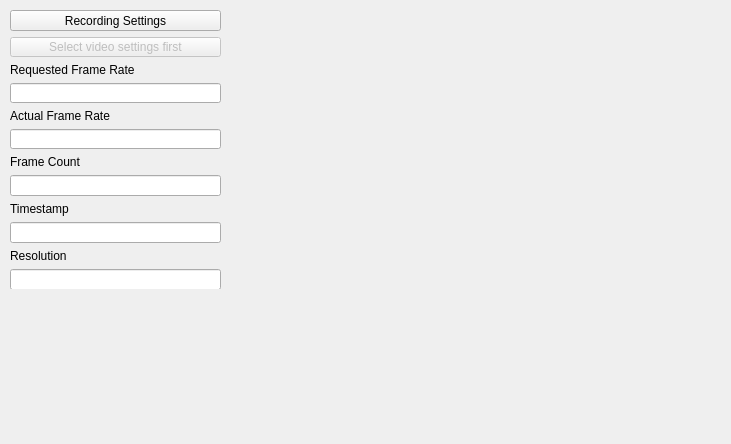
<?xml version="1.0" encoding="UTF-8"?>
<ui version="4.0">
 <class>videoPanel</class>
 <widget class="QWidget" name="videoPanel">
  <property name="geometry">
   <rect>
    <x>0</x>
    <y>0</y>
    <width>731</width>
    <height>444</height>
   </rect>
  </property>
  <property name="windowTitle">
   <string>Form</string>
  </property>
  <widget class="QCameraViewfinder" name="viewFinder" native="true">
   <property name="enabled">
    <bool>true</bool>
   </property>
   <property name="geometry">
    <rect>
     <x>230</x>
     <y>10</y>
     <width>491</width>
     <height>421</height>
    </rect>
   </property>
   <property name="autoFillBackground">
    <bool>true</bool>
   </property>
  </widget>
  <widget class="QWidget" name="verticalLayoutWidget">
   <property name="geometry">
    <rect>
     <x>10</x>
     <y>10</y>
     <width>211</width>
     <height>279</height>
    </rect>
   </property>
   <layout class="QVBoxLayout" name="verticalLayout">
    <item>
     <widget class="QPushButton" name="recordingSettingsButton">
      <property name="enabled">
       <bool>true</bool>
      </property>
      <property name="text">
       <string>Recording Settings</string>
      </property>
     </widget>
    </item>
    <item>
     <widget class="QPushButton" name="recordButton">
      <property name="enabled">
       <bool>false</bool>
      </property>
      <property name="text">
       <string>Select video settings first</string>
      </property>
     </widget>
    </item>
    <item>
     <widget class="QLabel" name="label_5">
      <property name="text">
       <string>Requested Frame Rate</string>
      </property>
     </widget>
    </item>
    <item>
     <widget class="QLineEdit" name="requestedFR">
      <property name="enabled">
       <bool>true</bool>
      </property>
      <property name="readOnly">
       <bool>true</bool>
      </property>
     </widget>
    </item>
    <item>
     <widget class="QLabel" name="label_4">
      <property name="text">
       <string>Actual Frame Rate</string>
      </property>
     </widget>
    </item>
    <item>
     <widget class="QLineEdit" name="actualFR">
      <property name="enabled">
       <bool>true</bool>
      </property>
      <property name="readOnly">
       <bool>true</bool>
      </property>
     </widget>
    </item>
    <item>
     <widget class="QLabel" name="label_3">
      <property name="text">
       <string>Frame Count</string>
      </property>
     </widget>
    </item>
    <item>
     <widget class="QLineEdit" name="frameCount">
      <property name="enabled">
       <bool>true</bool>
      </property>
      <property name="readOnly">
       <bool>true</bool>
      </property>
     </widget>
    </item>
    <item>
     <widget class="QLabel" name="label_2">
      <property name="text">
       <string>Timestamp</string>
      </property>
     </widget>
    </item>
    <item>
     <widget class="QLineEdit" name="timeStamp">
      <property name="enabled">
       <bool>true</bool>
      </property>
      <property name="readOnly">
       <bool>true</bool>
      </property>
     </widget>
    </item>
    <item>
     <widget class="QLabel" name="label_7">
      <property name="text">
       <string>Resolution</string>
      </property>
     </widget>
    </item>
    <item>
     <widget class="QLineEdit" name="resolutionEdit">
      <property name="readOnly">
       <bool>true</bool>
      </property>
     </widget>
    </item>
   </layout>
  </widget>
 </widget>
 <customwidgets>
  <customwidget>
   <class>QCameraViewfinder</class>
   <extends>QWidget</extends>
   <header>qcameraviewfinder.h</header>
   <container>1</container>
  </customwidget>
 </customwidgets>
 <resources/>
 <connections/>
</ui>
